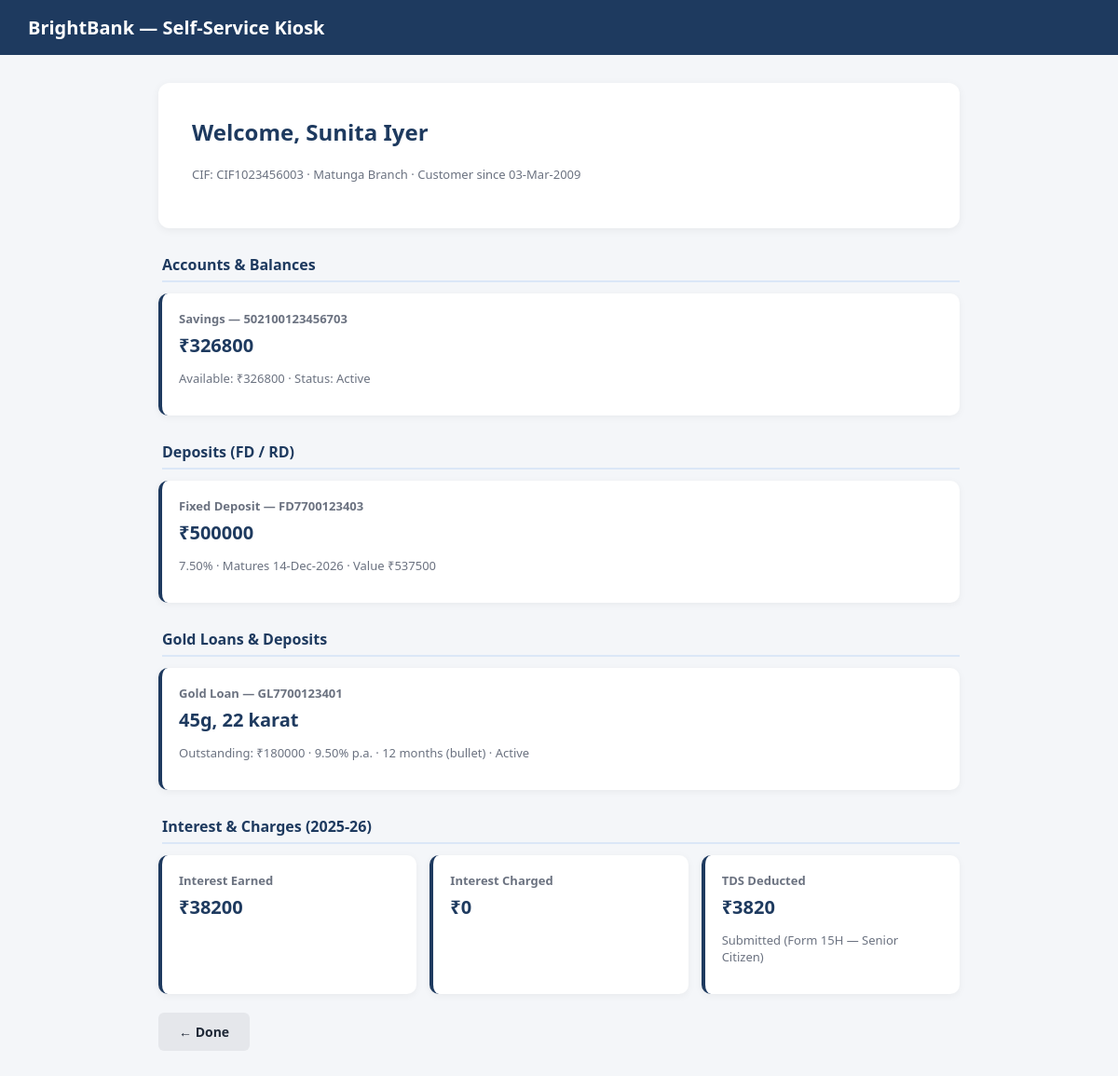
The page /dashboard/CIF1023456003 on the database its author committed.
### models.py (models this page shows)
class Customer(db.Model):
    cif = db.Column(db.String(20), primary_key=True)
    full_name = db.Column(db.String(120), nullable=False)
    dob = db.Column(db.String(20), nullable=False)
    gender = db.Column(db.String(10))
    pan = db.Column(db.String(15))
    aadhaar_masked = db.Column(db.String(20))
    mobile = db.Column(db.String(20))
    email = db.Column(db.String(120))
    address = db.Column(db.String(300))
    occupation = db.Column(db.String(80))
    annual_income = db.Column(db.Float)
    marital_status = db.Column(db.String(20))
    nominee_name = db.Column(db.String(120))
    nominee_relation = db.Column(db.String(40))
    customer_since = db.Column(db.String(20))
    home_branch = db.Column(db.String(80))
    ifsc = db.Column(db.String(20))
    kyc_status = db.Column(db.String(80))

class Account(db.Model):
    id = db.Column(db.Integer, primary_key=True)
    cif = db.Column(db.String(20), db.ForeignKey("customer.cif"), nullable=False)
    account_number = db.Column(db.String(30))
    account_type = db.Column(db.String(20))
    opening_date = db.Column(db.String(20))
    status = db.Column(db.String(20))
    mode_of_operation = db.Column(db.String(40))
    current_balance = db.Column(db.Float)
    available_balance = db.Column(db.Float)
    min_balance_req = db.Column(db.Float)
    amb = db.Column(db.Float)

class Deposit(db.Model):
    id = db.Column(db.Integer, primary_key=True)
    cif = db.Column(db.String(20), db.ForeignKey("customer.cif"), nullable=False)
    deposit_account_no = db.Column(db.String(30))
    deposit_type = db.Column(db.String(20))
    principal_installment = db.Column(db.Float)
    interest_rate = db.Column(db.String(20))
    tenure = db.Column(db.String(20))
    booking_date = db.Column(db.String(20))
    maturity_date = db.Column(db.String(20))
    maturity_value = db.Column(db.Float)
    payout_option = db.Column(db.String(30))
    auto_renewal = db.Column(db.String(10))

class GoldProduct(db.Model):
    id = db.Column(db.Integer, primary_key=True)
    cif = db.Column(db.String(20), db.ForeignKey("customer.cif"), nullable=False)
    gold_account_no = db.Column(db.String(30))
    product_type = db.Column(db.String(50))
    gold_weight_purity = db.Column(db.String(40))
    valuation = db.Column(db.Float)
    loan_deposit_amount = db.Column(db.Float)
    rate_detail = db.Column(db.String(40))
    interest_rate = db.Column(db.String(30))
    tenure = db.Column(db.String(30))
    outstanding_balance = db.Column(db.Float)
    status = db.Column(db.String(20))

class InterestCharge(db.Model):
    id = db.Column(db.Integer, primary_key=True)
    cif = db.Column(db.String(20), db.ForeignKey("customer.cif"), nullable=False)
    period = db.Column(db.String(20))
    interest_earned = db.Column(db.Float)
    interest_charged = db.Column(db.Float)
    tds_deducted = db.Column(db.Float)
    form15g_status = db.Column(db.String(60))
    maintenance_charges = db.Column(db.Float)
    penalty_charges = db.Column(db.Float)

### app.py (the view)
@app.route("/dashboard/<cif>")
def dashboard(cif):
    customer = Customer.query.get_or_404(cif)
    accounts = Account.query.filter_by(cif=cif).all()
    deposits = Deposit.query.filter_by(cif=cif).all()
    gold = GoldProduct.query.filter_by(cif=cif).all()
    loans = Loan.query.filter_by(cif=cif).all()
    cards = Card.query.filter_by(cif=cif).all()
    investments = Investment.query.filter_by(cif=cif).all()
    transactions = Transaction.query.filter_by(cif=cif).order_by(Transaction.id.desc()).limit(5).all()
    interest = InterestCharge.query.filter_by(cif=cif).first()
    digital = DigitalBanking.query.filter_by(cif=cif).first()
    return render_template(
        "dashboard.html", customer=customer, accounts=accounts, deposits=deposits,
        gold=gold, loans=loans, cards=cards, investments=investments,
        transactions=transactions, interest=interest, digital=digital,
    )

### templates/dashboard.html (shortened to what this page needs)
{% extends "base.html" %}
{% block content %}
<div class="welcome-card">
    <h2>Welcome, {{ customer.full_name }}</h2>
    <p class="hint">CIF: {{ customer.cif }} &middot; {{ customer.home_branch }} &middot; Customer since {{ customer.customer_since }}</p>
</div>
<h3 class="section-title">Accounts & Balances</h3>
<div class="grid">
    {% for a in accounts %}
    <div class="data-card">
        <p class="data-label">{{ a.account_type }} — {{ a.account_number }}</p>
        <p class="data-value">₹{{ "%.0f"|format(a.current_balance) }}</p>
        <p class="hint">Available: ₹{{ "%.0f"|format(a.available_balance) }} &middot; Status: {{ a.status }}</p>
    </div>
    {% endfor %}
</div>
{% if deposits %}
<h3 class="section-title">Deposits (FD / RD)</h3>
<div class="grid">
    {% for d in deposits %}
    <div class="data-card">
        <p class="data-label">{{ d.deposit_type }} — {{ d.deposit_account_no }}</p>
        <p class="data-value">₹{{ "%.0f"|format(d.principal_installment) }}</p>
        <p class="hint">{{ d.interest_rate }} &middot; Matures {{ d.maturity_date }} &middot; Value ₹{{ "%.0f"|format(d.maturity_value) }}</p>
    </div>
    {% endfor %}
</div>
{% endif %}
{% if gold %}
<h3 class="section-title">Gold Loans & Deposits</h3>
<div class="grid">
    {% for g in gold %}
    <div class="data-card">
        <p class="data-label">{{ g.product_type }} — {{ g.gold_account_no }}</p>
        <p class="data-value">{{ g.gold_weight_purity }}</p>
        <p class="hint">
            {% if g.outstanding_balance %}Outstanding: ₹{{ "%.0f"|format(g.outstanding_balance) }} &middot; {% endif %}
            {{ g.interest_rate }} &middot; {{ g.tenure }} &middot; {{ g.status }}
        </p>
    </div>
    {% endfor %}
</div>
{% endif %}
{% if interest %}
<h3 class="section-title">Interest & Charges ({{ interest.period }})</h3>
<div class="grid">
    <div class="data-card">
        <p class="data-label">Interest Earned</p>
        <p class="data-value">₹{{ "%.0f"|format(interest.interest_earned) }}</p>
    </div>
    <div class="data-card">
        <p class="data-label">Interest Charged</p>
        <p class="data-value">₹{{ "%.0f"|format(interest.interest_charged) }}</p>
    </div>
    <div class="data-card">
        <p class="data-label">TDS Deducted</p>
        <p class="data-value">₹{{ "%.0f"|format(interest.tds_deducted) }}</p>
        <p class="hint">{{ interest.form15g_status }}</p>
    </div>
</div>
{% endif %}
<a class="btn btn-secondary" href="{{ url_for('home') }}">&larr; Done</a>
{% endblock %}

### static/css/style.css (style rules this page uses)
* { box-sizing: border-box; font-family: 'Segoe UI', Arial, sans-serif; }
body { margin: 0; background: #f4f6f9; color: #1f2937; }
.hero-card, .welcome-card, .form-card { background: #fff; padding: 36px; border-radius: 12px; box-shadow: 0 2px 10px rgba(0,0,0,0.06); text-align: center; }
.welcome-card { text-align: left; margin-bottom: 10px; }
.hero-card h1, .welcome-card h2 { color: #1e3a5f; margin-top: 0; }
.hint { color: #6b7280; font-size: 13px; }
.section-title { color: #1e3a5f; margin: 28px 0 12px 4px; font-size: 16px; border-bottom: 2px solid #dbe7f7; padding-bottom: 6px; }
.grid { display: grid; grid-template-columns: repeat(auto-fit, minmax(220px, 1fr)); gap: 14px; }
.data-card { background: #fff; padding: 18px; border-radius: 10px; box-shadow: 0 2px 8px rgba(0,0,0,0.05); border-left: 4px solid #1e3a5f; }
.data-label { font-size: 13px; color: #6b7280; margin: 0 0 6px 0; font-weight: 600; }
.data-value { font-size: 20px; font-weight: 700; color: #1e3a5f; margin: 0 0 6px 0; }
.btn { display: inline-block; padding: 11px 22px; border-radius: 6px; text-decoration: none; font-weight: 600; font-size: 14px; cursor: pointer; border: none; margin-top: 20px; }
.btn-secondary { background: #e5e7eb; color: #1f2937; }

### rows shown on the page
Customer: full_name "Sunita Iyer", cif "CIF1023456003", home_branch "Matunga Branch", customer_since "03-Mar-2009"
Account: account_type "Savings", account_number "502100123456703", current_balance "326800", available_balance "326800", status "Active"
Deposit: deposit_type "Fixed Deposit", deposit_account_no "FD7700123403", principal_installment "500000", interest_rate "7.50%", maturity_date "14-Dec-2026", maturity_value "537500"
GoldProduct: product_type "Gold Loan", gold_account_no "GL7700123401", gold_weight_purity "45g, 22 karat", outstanding_balance "180000", interest_rate "9.50% p.a.", tenure "12 months (bullet)", status "Active"
InterestCharge: period "2025-26", interest_earned "38200", interest_charged "0", tds_deducted "3820", form15g_status "Submitted (Form 15H — Senior Citizen)"
